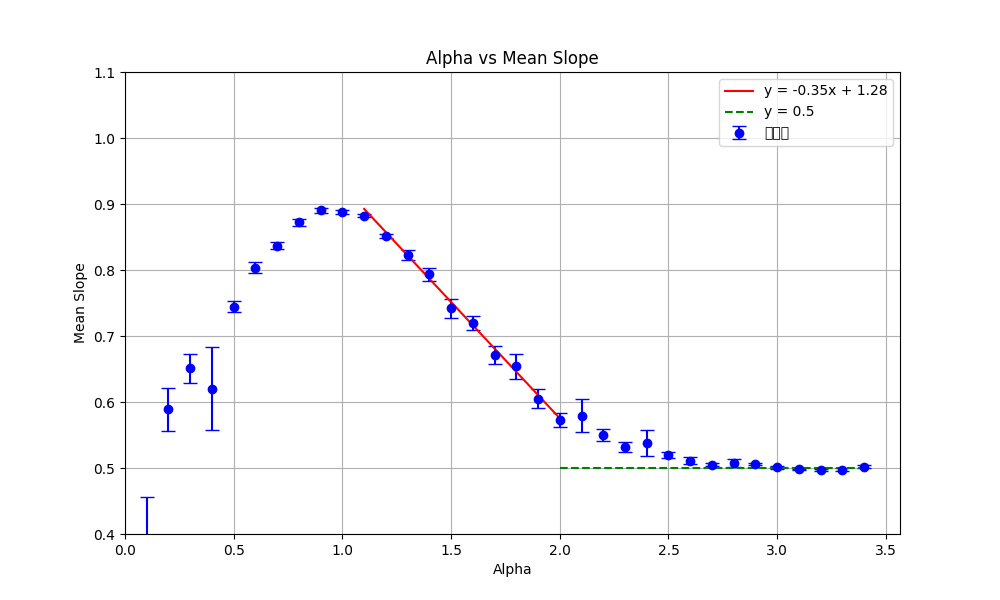

This figure's Python source:
import pandas as pd
import numpy as np
import matplotlib.pyplot as plt
from scipy import stats

def prepare_slope_data():
    # CSVファイルを読み込む
    data = pd.read_csv('alpha_all_slopes.csv', header=None)

    # 列名を設定
    data.columns = ['alpha'] + [f'slope_{i}' for i in range(1, len(data.columns))]

    # 平均とエラーを計算する関数
    def calculate_mean_and_error(row):
        slopes = row.iloc[1:].dropna().astype(float)
        mean = slopes.mean()
        error = slopes.std() / np.sqrt(len(slopes))
        return pd.Series({'mean_slope': mean, 'error': error})

    # 平均とエラーを計算
    results = data.apply(calculate_mean_and_error, axis=1)
    data = data.join(results)
    return data

def main():
    data = prepare_slope_data()

    # 1.3 <= alpha <= 1.8 の範囲のデータを抽出
    mask = (data['alpha'] >= 1.3) & (data['alpha'] <= 1.8)
    filtered_data = data[mask]

    # 線形回帰を行う
    slope, intercept, r_value, p_value, std_err = stats.linregress(filtered_data['alpha'], filtered_data['mean_slope'])

    # グラフを作成
    plt.figure(figsize=(12, 8))

    # 全データをプロット（エラーバー付き）
    plt.errorbar(data['alpha'], data['mean_slope'], yerr=data['error'], fmt='o', color='blue', label='m', capsize=5, markersize=8)

    # フィッティング線を描画（横軸の範囲を拡張）
    x_fit = np.linspace(1.1, 2.0, 100)
    y_fit = slope * x_fit + intercept
    plt.plot(x_fit, y_fit, color='red', label=f'y = {slope:.2f}x + {intercept:.2f}', linewidth=2)

    # alpha > 2 の範囲で y = 0.5 の直線を描画
    x_line = np.linspace(2, data['alpha'].max(), 100)
    y_line = np.full_like(x_line, 0.5)
    plt.plot(x_line, y_line, color='green', linestyle='--', label='y = 0.5', linewidth=2)

    plt.xlabel('Alpha', fontsize=30)
    plt.ylabel('Mean Slope', fontsize=30)
    plt.title('Alpha vs Mean Slope', fontsize=34)
    plt.legend(fontsize=26)
    plt.grid(True)

    # グラフの軸範囲を設定
    plt.xlim(0.0, plt.xlim()[1])  
    plt.ylim(0.4, 1.1)  # y軸の最大値を1.1に設定

    # 軸のティックラベルのフォントサイズを大きくする
    plt.xticks(fontsize=16)
    plt.yticks(fontsize=16)

    # グラフを保存
    plt.savefig('graph_alpha_slope_all.png', dpi=300, bbox_inches='tight')
    #plt.show() #showoしないと保存されない。
    plt.close()

    print('グラフが graph_alpha_slope_all.png として保存されました。')

    print(slope)

if __name__ == "__main__":
    main()